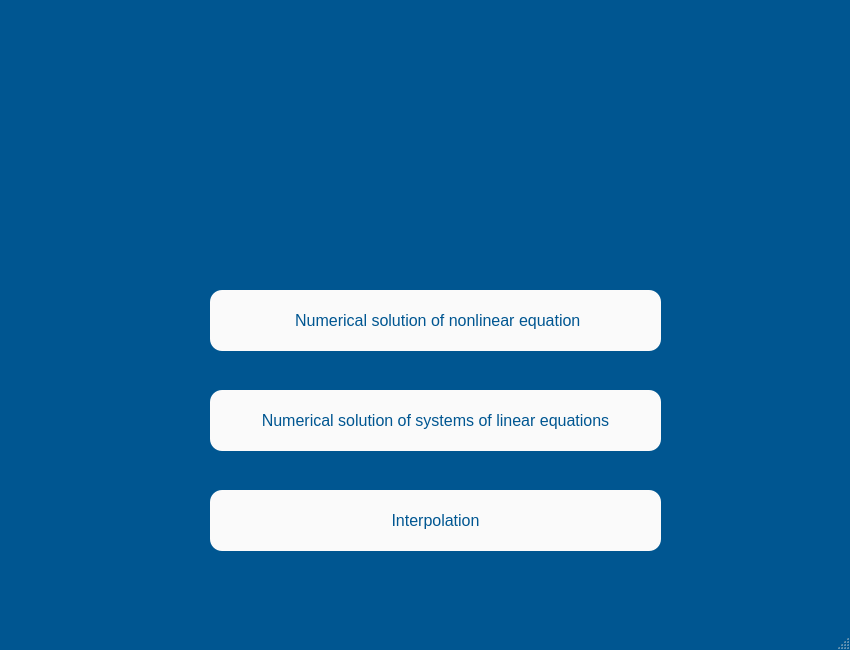
<?xml version="1.0" encoding="UTF-8"?>
<ui version="4.0">
 <class>methods_window</class>
 <widget class="QMainWindow" name="methods_window">
  <property name="enabled">
   <bool>true</bool>
  </property>
  <property name="geometry">
   <rect>
    <x>0</x>
    <y>0</y>
    <width>850</width>
    <height>650</height>
   </rect>
  </property>
  <property name="minimumSize">
   <size>
    <width>850</width>
    <height>650</height>
   </size>
  </property>
  <property name="maximumSize">
   <size>
    <width>850</width>
    <height>650</height>
   </size>
  </property>
  <property name="palette">
   <palette>
    <active>
     <colorrole role="Button">
      <brush brushstyle="SolidPattern">
       <color alpha="255">
        <red>250</red>
        <green>19</green>
        <blue>73</blue>
       </color>
      </brush>
     </colorrole>
     <colorrole role="ButtonText">
      <brush brushstyle="SolidPattern">
       <color alpha="255">
        <red>0</red>
        <green>86</green>
        <blue>145</blue>
       </color>
      </brush>
     </colorrole>
     <colorrole role="Base">
      <brush brushstyle="SolidPattern">
       <color alpha="255">
        <red>255</red>
        <green>255</green>
        <blue>255</blue>
       </color>
      </brush>
     </colorrole>
     <colorrole role="Window">
      <brush brushstyle="SolidPattern">
       <color alpha="255">
        <red>0</red>
        <green>86</green>
        <blue>145</blue>
       </color>
      </brush>
     </colorrole>
    </active>
    <inactive>
     <colorrole role="Button">
      <brush brushstyle="SolidPattern">
       <color alpha="255">
        <red>250</red>
        <green>19</green>
        <blue>73</blue>
       </color>
      </brush>
     </colorrole>
     <colorrole role="ButtonText">
      <brush brushstyle="SolidPattern">
       <color alpha="255">
        <red>0</red>
        <green>86</green>
        <blue>145</blue>
       </color>
      </brush>
     </colorrole>
     <colorrole role="Base">
      <brush brushstyle="SolidPattern">
       <color alpha="255">
        <red>255</red>
        <green>255</green>
        <blue>255</blue>
       </color>
      </brush>
     </colorrole>
     <colorrole role="Window">
      <brush brushstyle="SolidPattern">
       <color alpha="255">
        <red>0</red>
        <green>86</green>
        <blue>145</blue>
       </color>
      </brush>
     </colorrole>
    </inactive>
    <disabled>
     <colorrole role="Button">
      <brush brushstyle="SolidPattern">
       <color alpha="255">
        <red>250</red>
        <green>19</green>
        <blue>73</blue>
       </color>
      </brush>
     </colorrole>
     <colorrole role="ButtonText">
      <brush brushstyle="SolidPattern">
       <color alpha="255">
        <red>120</red>
        <green>120</green>
        <blue>120</blue>
       </color>
      </brush>
     </colorrole>
     <colorrole role="Base">
      <brush brushstyle="SolidPattern">
       <color alpha="255">
        <red>0</red>
        <green>86</green>
        <blue>145</blue>
       </color>
      </brush>
     </colorrole>
     <colorrole role="Window">
      <brush brushstyle="SolidPattern">
       <color alpha="255">
        <red>0</red>
        <green>86</green>
        <blue>145</blue>
       </color>
      </brush>
     </colorrole>
    </disabled>
   </palette>
  </property>
  <property name="font">
   <font>
    <pointsize>12</pointsize>
   </font>
  </property>
  <property name="windowTitle">
   <string>MainWindow</string>
  </property>
  <property name="autoFillBackground">
   <bool>true</bool>
  </property>
  <property name="styleSheet">
   <string notr="true"/>
  </property>
  <widget class="QWidget" name="centralwidget">
   <property name="focusPolicy">
    <enum>Qt::NoFocus</enum>
   </property>
   <widget class="QPushButton" name="nonlinear_button">
    <property name="geometry">
     <rect>
      <x>210</x>
      <y>290</y>
      <width>451</width>
      <height>61</height>
     </rect>
    </property>
    <property name="styleSheet">
     <string notr="true">background-color: rgb(250, 250, 250);
font: 15pt &quot;MS Shell Dlg 2&quot;;
color: rgb(0, 86, 145);
border-radius: 12px;
</string>
    </property>
    <property name="text">
     <string> Numerical solution of nonlinear equation</string>
    </property>
   </widget>
   <widget class="QPushButton" name="interpolation_button">
    <property name="geometry">
     <rect>
      <x>210</x>
      <y>490</y>
      <width>451</width>
      <height>61</height>
     </rect>
    </property>
    <property name="styleSheet">
     <string notr="true">background-color: rgb(250, 250, 250);
font: 75 15pt &quot;MS Shell Dlg 2&quot;;
color: rgb(0, 86, 145);
border-radius: 12px;
</string>
    </property>
    <property name="text">
     <string>Interpolation</string>
    </property>
   </widget>
   <widget class="QPushButton" name="linear_button">
    <property name="geometry">
     <rect>
      <x>210</x>
      <y>390</y>
      <width>451</width>
      <height>61</height>
     </rect>
    </property>
    <property name="styleSheet">
     <string notr="true">background-color: rgb(250, 250, 250);
font: 75 8pt &quot;MS Shell Dlg 2&quot;;
font: 15pt &quot;MS Shell Dlg 2&quot;;
color: rgb(0, 86, 145);
border-radius: 12px;
</string>
    </property>
    <property name="text">
     <string>Numerical solution of systems of linear equations</string>
    </property>
   </widget>
   <widget class="QLabel" name="label">
    <property name="geometry">
     <rect>
      <x>40</x>
      <y>30</y>
      <width>771</width>
      <height>161</height>
     </rect>
    </property>
    <property name="styleSheet">
     <string notr="true">background-image: url(:/images/Banner1.png);</string>
    </property>
    <property name="text">
     <string/>
    </property>
   </widget>
  </widget>
  <widget class="QMenuBar" name="menubar">
   <property name="geometry">
    <rect>
     <x>0</x>
     <y>0</y>
     <width>850</width>
     <height>21</height>
    </rect>
   </property>
  </widget>
  <widget class="QStatusBar" name="statusbar"/>
 </widget>
 <resources>
  <include location="../UserInterface/Util/Images/link.qrc"/>
 </resources>
 <connections/>
</ui>
